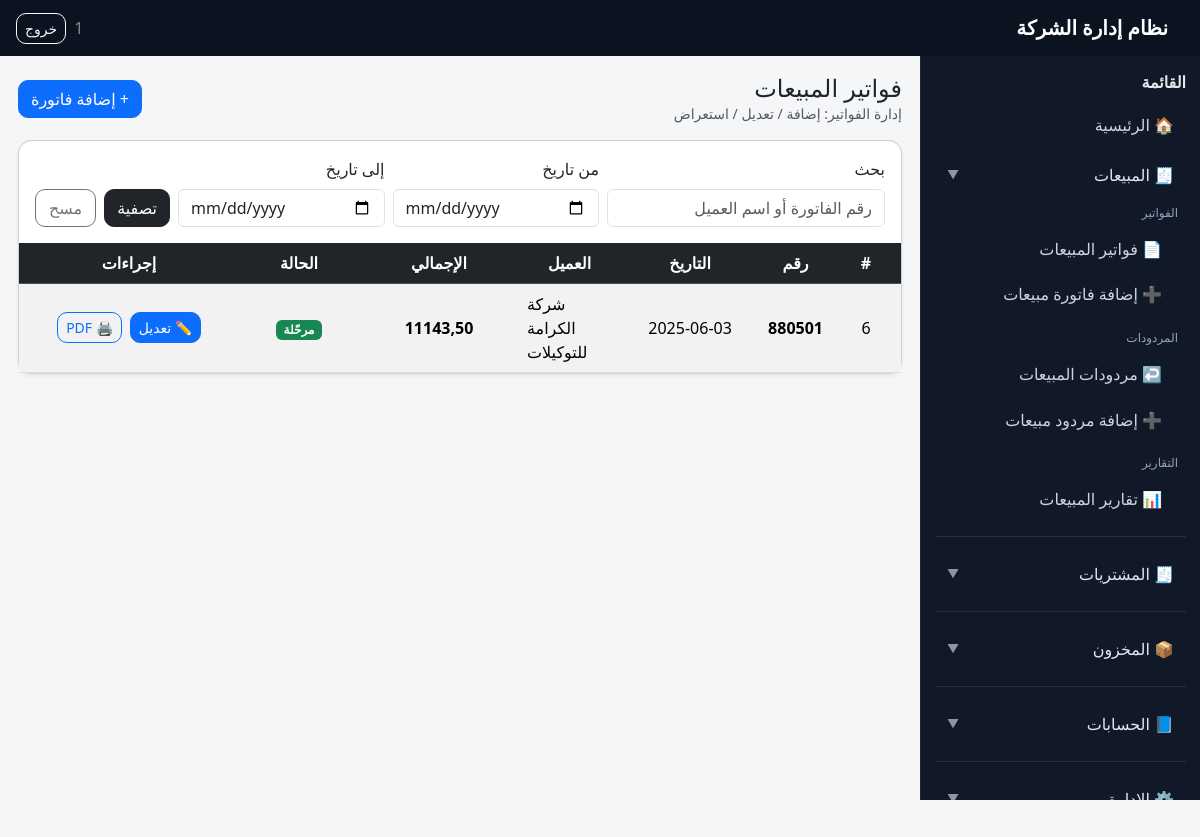
The page /app/sales/invoices/ (signed in) on the database its author committed.
### sales/models.py (models this page shows, shortened)
class SalesInvoice(models.Model):
    number = models.CharField(max_length=20, unique=True, null=True, blank=True)
    date = models.DateField()
    customer = models.ForeignKey(Customer, on_delete=models.CASCADE)
    warehouse = models.ForeignKey(Warehouse, on_delete=models.CASCADE)
    sales_rep = models.ForeignKey('sales.SalesRepresentative', on_delete=models.SET_NULL, null=True, blank=True)
    journal_entry = models.OneToOneField(
        JournalEntry, null=True, blank=True, on_delete=models.SET_NULL, related_name='sales_invoice'
    )
    is_posted = models.BooleanField(default=False)
    total_before_tax_value = models.DecimalField(max_digits=12, decimal_places=2, default=0)
    total_tax_value = models.DecimalField(max_digits=12, decimal_places=2, default=0)
    total_with_tax_value = models.DecimalField(max_digits=12, decimal_places=2, default=0)
    class Meta:
        verbose_name = "فاتورة مبيعات"
        verbose_name_plural = "فاتورة مبيعات"

class Customer(models.Model):
    code = models.CharField(max_length=20, unique=True, blank=True)
    name = models.CharField(max_length=100)
    tax_number = models.CharField(max_length=50, verbose_name="الرقم الضريبي", blank=True, null=True)
    group = models.ForeignKey(CustomerGroup, on_delete=models.CASCADE)
    opening_debit = models.DecimalField(max_digits=10, decimal_places=2, default=0)
    opening_credit = models.DecimalField(max_digits=10, decimal_places=2, default=0)
    phone = models.CharField(max_length=50, blank=True, null=True)
    email = models.EmailField(blank=True, null=True)
    address = models.CharField(max_length=50, blank=True, null=True)
    account = models.ForeignKey(Account, on_delete=models.PROTECT, related_name='customers_account', verbose_name="حساب العميل")
    sales_account = models.ForeignKey(Account, on_delete=models.PROTECT, related_name='customers_sales_account', verbose_name="حساب المبيعات")
    vat_account = models.ForeignKey(Account, on_delete=models.PROTECT, related_name='customers_vat_account', verbose_name="حساب الضريبة")
    cost_of_sales_account = models.ForeignKey(Account, on_delete=models.SET_NULL, null=True, blank=True, related_name='cost_of_sales_customers', verbose_name="حساب تكلفة البضاعة المباعة")
    class Meta:
        verbose_name = "عميل"
        verbose_name_plural = "العملاء"
    def __str__(self):
        return self.name

### portal/views.py (the view)
# urls.py: path("app/sales/invoices/", views.app_sales_invoice_list, name="app_sales_invoice_list"),
@staff_member_required
def app_sales_invoice_list(request):
    qs = SalesInvoice.objects.select_related("customer").all().order_by("-id")
    search = request.GET.get("search", "").strip()
    if search:
        qs = qs.filter(Q(number__icontains=search) | Q(customer__name__icontains=search))
    date_from = request.GET.get("date_from")
    date_to = request.GET.get("date_to")
    if date_from:
        qs = qs.filter(date__gte=date_from)
    if date_to:
        qs = qs.filter(date__lte=date_to)
    paginator = Paginator(qs, 20)
    page_obj = paginator.get_page(request.GET.get("page"))
    return render(request, "portal/sales_invoice_list.html", {
        "invoices": page_obj,     # هذا اللي القالب بيستخدمه
        "page_obj": page_obj,     # احتياطي لو حبيت pagination
    })

### portal/templates/portal/sales_invoice_list.html (shortened to what this page needs)
{% extends "portal/base_app.html" %}
{% block content %}
<div class="d-flex justify-content-between align-items-center mb-3">
  <div>
    <h4 class="mb-0">فواتير المبيعات</h4>
    <div class="text-muted small">إدارة الفواتير: إضافة / تعديل / استعراض</div>
  </div>
  <div class="d-flex gap-2">
    <a class="btn btn-primary" href="{% url 'app_sales_invoice_create' %}">+ إضافة فاتورة</a>
  </div>
</div>
<div class="card shadow-sm">
  <div class="card-body pb-0">
    <form method="get" class="row g-2 align-items-end">
      <div class="col-md-4">
        <label class="form-label">بحث</label>
        <input type="text" name="search" value="{{ request.GET.search }}" class="form-control"
               placeholder="رقم الفاتورة أو اسم العميل">
      </div>
      <div class="col-md-3">
        <label class="form-label">من تاريخ</label>
        <input type="date" name="date_from" value="{{ request.GET.date_from }}" class="form-control">
      </div>
      <div class="col-md-3">
        <label class="form-label">إلى تاريخ</label>
        <input type="date" name="date_to" value="{{ request.GET.date_to }}" class="form-control">
      </div>
      <div class="col-md-2 d-flex gap-2">
        <button class="btn btn-dark w-100">تصفية</button>
        <a class="btn btn-outline-secondary w-100" href="{% url 'app_sales_invoice_list' %}">مسح</a>
      </div>
    </form>
  </div>
  <div class="table-responsive mt-3">
    <table class="table table-striped table-hover mb-0 text-center align-middle">
      <thead class="table-dark">
        <tr>
          <th style="width:70px;">#</th>
          <th>رقم</th>
          <th style="width:140px;">التاريخ</th>
          <th>العميل</th>
          <th style="width:160px;">الإجمالي</th>
          <th style="width:120px;">الحالة</th>
          <th style="width:220px;">إجراءات</th>
        </tr>
      </thead>
      <tbody>
        {% for inv in invoices %}
        <tr>
          <td>{{ inv.id }}</td>
          <td class="fw-bold">
            {{ inv.number }}
          </td>
          <td>{{ inv.date|date:"Y-m-d" }}</td>
          <td class="text-start">
            {{ inv.customer }}
          </td>
          <td class="fw-bold">
            {{ inv.total_with_tax_value|floatformat:2 }}
          </td>
          <td>
            {% if inv.is_posted %}
              <span class="badge text-bg-success">مرحّلة</span>
            {% else %}
              <span class="badge text-bg-secondary">غير مرحّلة</span>
            {% endif %}
          </td>
          <td>
            <div class="d-flex justify-content-center gap-2 flex-wrap">
              <a class="btn btn-sm btn-primary"
                 href="{% url 'app_sales_invoice_edit' inv.id %}">
                ✏️ تعديل
              </a>
              {% if inv.id %}
              <a class="btn btn-sm btn-outline-primary" target="_blank"
                 href="{% url 'sales:invoice_pdf' inv.id %}">
                🖨️ PDF
              </a>
              {% endif %}
            </div>
          </td>
        </tr>
        {% empty %}
        <tr>
          <td colspan="7" class="py-4 text-muted">لا توجد فواتير</td>
        </tr>
        {% endfor %}
      </tbody>
    </table>
  </div>
</div>
{% endblock %}

### portal/templates/portal/base_app.html (shortened to what this page needs)
<!doctype html>
<html lang="ar" dir="rtl">
<head>
  <link href="https://cdn.jsdelivr.net/npm/bootstrap@5.3.3/dist/css/bootstrap.min.css" rel="stylesheet">
  <link href="https://cdn.jsdelivr.net/npm/select2@4.1.0-rc.0/dist/css/select2.min.css" rel="stylesheet"/>
  <link href="https://cdn.jsdelivr.net/npm/select2-bootstrap-5-theme@1.3.0/dist/select2-bootstrap-5-theme.min.css" rel="stylesheet"/>
</head>
<body>
<nav class="navbar topbar">
  <div class="container-fluid px-3">
    <span class="navbar-brand text-white mb-0">نظام إدارة الشركة</span>
    <div class="d-flex align-items-center gap-2">
      <span class="text-white-50">{{ request.user.username }}</span>
      <a href="{% url 'logout' %}" class="btn btn-outline-light btn-sm">خروج</a>
    </div>
  </div>
</nav>
<div class="app-shell">
  <aside class="sidebar">
    <div class="title">القائمة</div>
    <a class="d-block mb-2" href="{% url 'app_home' %}">🏠 الرئيسية</a>
    <button class="nav-btn" type="button"
            data-bs-toggle="collapse"
            data-bs-target="#menuSales"
            aria-expanded="true">
      <span class="label">🧾 المبيعات</span>
      <span class="chev">▼</span>
    </button>
    <div class="collapse show sub" id="menuSales">
      <div class="section mt-2">الفواتير</div>
      <a href="{% url 'app_sales_invoice_list' %}">📄 فواتير المبيعات</a>
      <a href="{% url 'app_sales_invoice_create' %}">➕ إضافة فاتورة مبيعات</a>
      <div class="section">المردودات</div>
      <a href="{% url 'app_sales_return_list' %}">↩️ مردودات المبيعات</a>
      <a href="{% url 'app_sales_return_create' %}">➕ إضافة مردود مبيعات</a>
      <div class="section">التقارير</div>
      <a href="{% url 'app_sales_reports' %}">📊 تقارير المبيعات</a>
    </div>
    <hr class="border-secondary my-3">
    {% with p=request.path %}
    <button class="nav-btn" type="button"
            data-bs-toggle="collapse"
            data-bs-target="#menuPurchases"
            aria-expanded="{% if p|slice:':14' == '/app/purchases/' %}true{% else %}false{% endif %}">
      <span class="label">🧾 المشتريات</span>
      <span class="chev">▼</span>
    </button>
    <hr class="border-secondary my-3">
    {% endwith %}
    {% with p=request.path %}
    <button class="nav-btn" type="button"
            data-bs-toggle="collapse"
            data-bs-target="#menuInventory"
            aria-expanded="{% if '/app/inventory/' in p %}true{% else %}false{% endif %}">
      <span class="label">📦 المخزون</span>
      <span class="chev">▼</span>
    </button>
    {% endwith %}
    <hr class="border-secondary my-3">
    <button class="nav-btn" type="button" data-bs-toggle="collapse" data-bs-target="#menuAccounts" aria-expanded="false">
      <span class="label">📘 الحسابات</span>
      <span class="chev">▼</span>
    </button>
    <hr class="border-secondary my-3">
    <button class="nav-btn" type="button" data-bs-toggle="collapse" data-bs-target="#menuAdmin" aria-expanded="false">
      <span class="label">⚙️ الإدارة</span>
      <span class="chev">▼</span>
    </button>
  </aside>
  <main class="flex-grow-1" style="min-width:0;">
    <div class="content">
      {% block content %}{% endblock %}
    </div>
  </main>
</div>
</body>
</html>

### portal/templates/portal/base_app.html (style rules this page uses)
:root { --sb:#111827; --sb2:#0b1220; --sbHover:#1f2937; --txt:#e5e7eb; --muted:#94a3b8; --bg:#f5f6f8; }
body { background: var(--bg); }
.app-shell { min-height: 100vh; display:flex; width:100%; }
.sidebar { width: 280px; min-width: 280px; background: var(--sb); color: var(--txt); position: sticky; top: 0; height: calc(100vh - 56px); padding: 14px; overflow:auto; border-left: 1px solid rgba(255,255,255,.06); }
.topbar { background: var(--sb2); color:#fff; height: 56px; }
.content { padding: 18px; width: 100%; min-width: 0; overflow-x: auto; }
.sidebar .title { font-weight:700; margin-bottom: 10px; }
.sidebar a { color:#cbd5e1; text-decoration:none; display:block; padding: 9px 12px; border-radius: 10px; white-space: nowrap; }
.sidebar .section { font-size:12px; color: var(--muted); margin: 14px 8px 6px; }
.sidebar .nav-btn { width:100%; text-align:right; border:0; background: transparent; color: #e2e8f0; padding: 9px 12px; border-radius: 10px; display:flex; align-items:center; justify-content: space-between; }
.sidebar .nav-btn .label { color:#e2e8f0; }
.sidebar .nav-btn .chev { opacity:.6; font-size:12px; }
.sidebar .sub a { padding-right: 24px; margin-top: 4px; color:#cbd5e1; }
.card { border-radius: 14px; }
.btn { border-radius: 10px; }
.table-responsive { overflow-x:auto; -webkit-overflow-scrolling: touch; }
table { width:100%; }
.navbar-brand { font-weight:700; }
.sub a { display:block; padding:.55rem .75rem; border-radius:.5rem; text-decoration:none; }

### rows shown on the page
SalesInvoice: id "6", number "880501", date "2025-06-03", customer "شركة الكرامة للتوكيلات", total_with_tax_value "11143,50", is_posted "مرحّلة", shows "🖨️ PDF"

### other values the page prints
{{ request.user.username }} "1"
